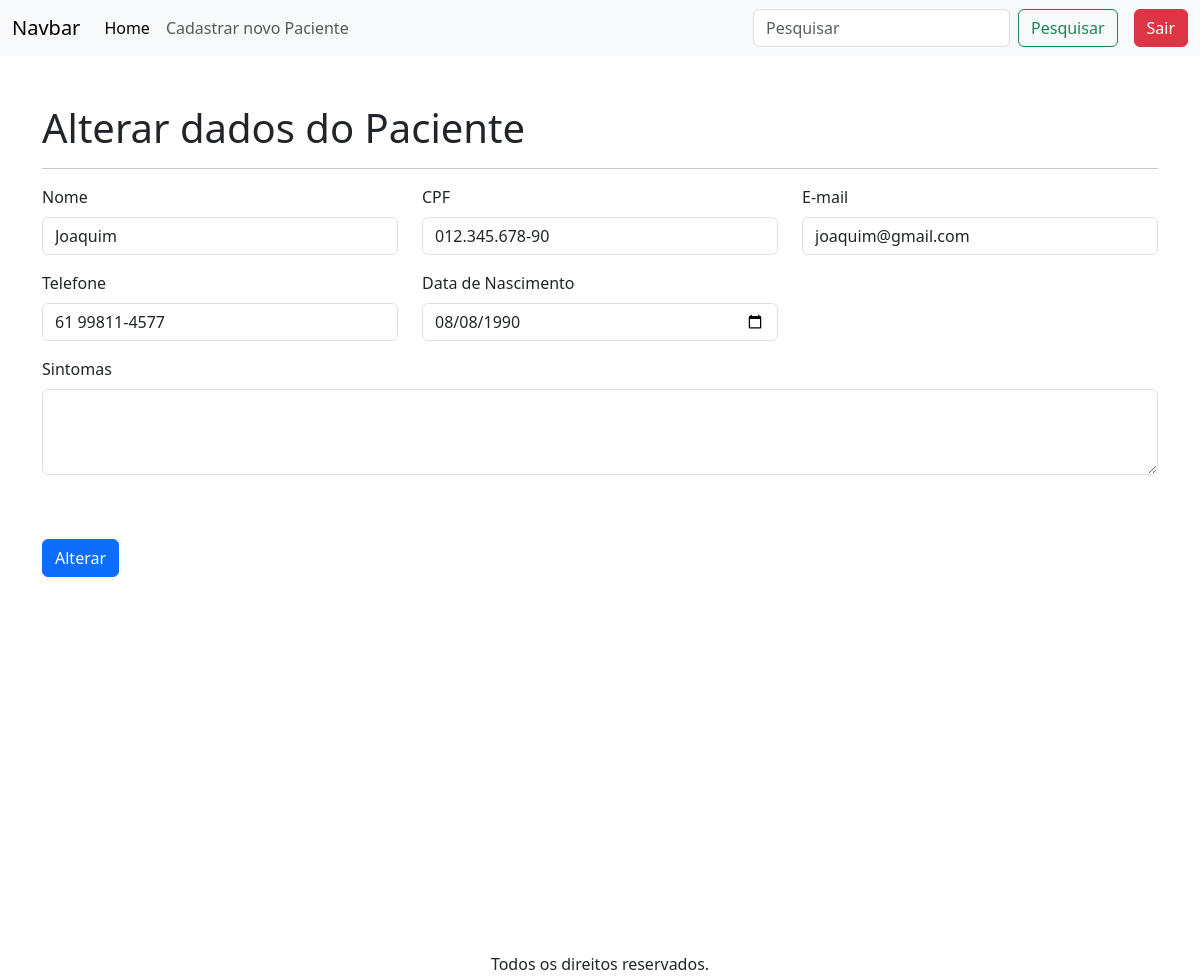
The page /alterarPaciente/1 (signed in) on the database as committed earlier.
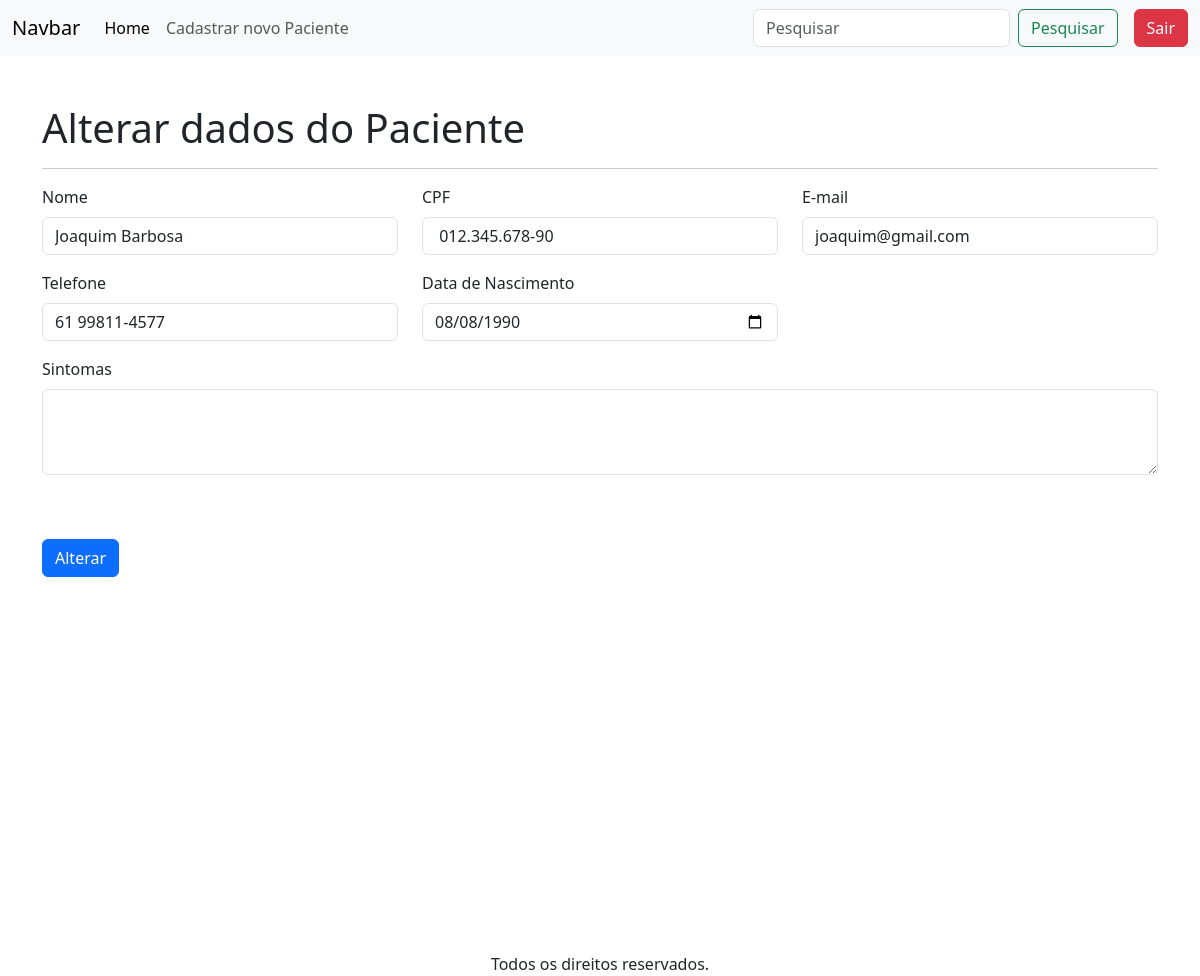
The same page on the database as committed later.
### apps/crud/models.py (models this page shows, shortened)
class Paciente(models.Model):
    codigo_paciente = models.AutoField(primary_key=True)
    nome = models.CharField(null=False, blank=False)
    cpf = models.CharField(max_length=14, unique=True, null=False, blank=False)
    email = models.EmailField(unique=True, null=False, blank=False)
    telefone = models.CharField(max_length=15, null=False, blank=False)
    data_nascimento = models.DateField(null=False, blank=False)
    sintomas = models.TextField(null=True, blank=True)

### apps/crud/views.py (the view)
# urls.py: path('alterarPaciente/<int:codigo_paciente>', views.alterar_paciente, name='alterar_paciente'),
@login_required
def alterar_paciente(request,codigo_paciente):
    paciente = Paciente.objects.get(codigo_paciente=codigo_paciente)
    if request.method == 'POST':
        form = PacienteForm(request.POST, instance=paciente)
        if form.is_valid():
            form.save()
            return redirect('index')
    else:
        form = PacienteForm(instance=paciente)
    return render(request, 'alterar_dados.html',{
        'form':form,
        'paciente':paciente,
    })

### apps/crud/templates/alterar_dados.html (shortened to what this page needs)
{% extends 'base-crud.html' %}
{% load static %}
{% block content %}
<h1 class="mt-5">
    Alterar dados do Paciente
</h1>
<hr>
<form action="{% url 'alterar_paciente' paciente.codigo_paciente %}" method="POST">
    {% include 'includes/form.html' %}
    <div class="d-flex justify-content-start mt-5 mb-5">
        <button type="submit" class="btn btn-primary">
            Alterar
        </button>
    </div>
</form>
{% endblock %}

### apps/crud/templates/includes/form.html (shortened to what this page needs)
<div class="row" mt-5>
    <div class="col-12 col-md-6 col-lg-4 mb-3">
        <label for="{{ form.nome.id_for_label }}" class="form-label">Nome</label>
        {{ form.nome }}
    </div>
    <div class="col-12 col-md-6 col-lg-4 mb-3">
        <label for="{{ form.cpf.id_for_label }}" class="form-label">CPF</label>
        {{ form.cpf }}
    </div>
    <div class="col-12 col-md-6 col-lg-4 mb-3">
        <label for="{{ form.email.id_for_label }}" class="form-label">E-mail</label>
        {{ form.email }}
    </div>
    <div class="col-12 col-md-6 col-lg-4 mb-3">
        <label for="{{ form.telefone.id_for_label }}" class="form-label">Telefone</label>
        {{ form.telefone }}
    </div>
    <div class="col-12 col-md-6 col-lg-4 mb-3">
        <label for="{{ form.data_nascimento.id_for_label }}" class="form-label">Data de Nascimento</label>
        {{ form.data_nascimento }}
    </div>
    <div class="col-12 mb-3">
        <label for="{{ form.sintomas.id_for_label }}" class="form-label">Sintomas</label>
        {{ form.sintomas }}
    </div>
</div>

Rows that differ between the two databases and show on the page:
changed Paciente "joaquim@gmail.com": nome "Joaquim" → "Joaquim Barbosa"
